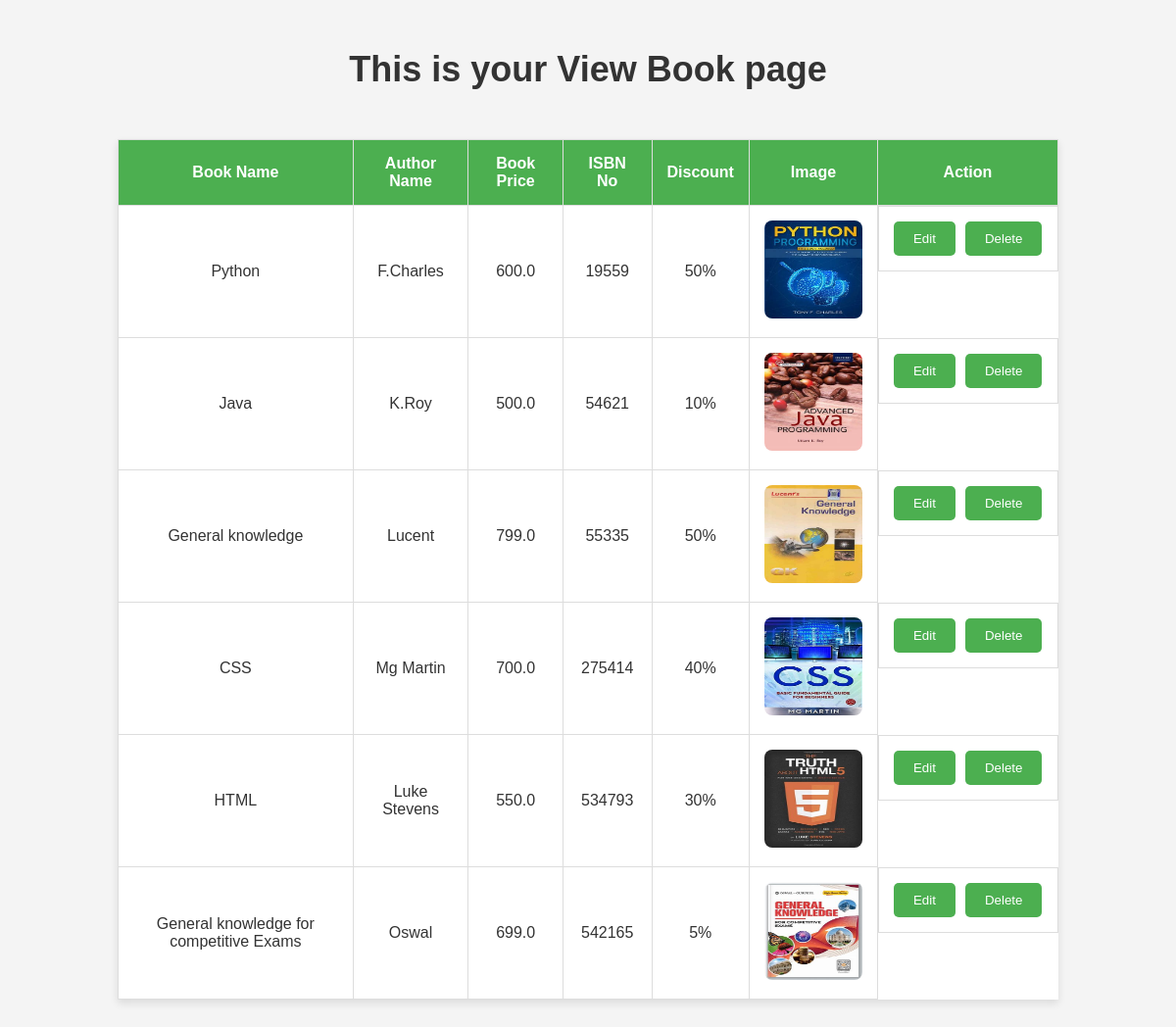
/pub_home/viewbook, run on the app's committed database.
### publisher/models.py (models this page shows, shortened)
class Add_Book(models.Model):
    c_name=models.ForeignKey(Catagory,on_delete=models.CASCADE)
    bookname=models.CharField(max_length=50)
    authorname=models.CharField(max_length=50)
    isbn=models.IntegerField(primary_key=True)
    price=models.FloatField()
    discount=models.IntegerField()
    bookdoc=models.ImageField(upload_to='Book_Image/')
    review = models.TextField(null=True, blank=True)

### publisher/views.py (the view, shortened to what this page needs)
# urls.py: path('viewbook',pviews.viewbook,name='viewbook'),
def viewbook(request):
    ob=Add_Book.objects.all()
    return render(request,'viewbook.html',{'bookdata':ob})

### publisher/templates/viewbook.html (shortened to what this page needs)
<!DOCTYPE html>
<html lang="en">
<head>
</head>
<body>
    <h1>This is your View Book page</h1>
    <table>
        <tr>
            <th>Book Name</th>
            <th>Author Name</th>
            <th>Book Price</th>
            <th>ISBN No</th>
            <th>Discount</th>
            <th>Image</th>
            <th>Action</th>
        </tr>
        {% for data in bookdata %}
            <form method="post">
                <tr>
                    <td>{{ data.bookname }}</td>
                    <td>{{ data.authorname }}</td>
                    <td>{{ data.price }}</td>
                    <td>{{ data.isbn }}</td>
                    <td>{{ data.discount }}%</td>
                    <td><img src="{{ data.bookdoc.url }}" height="100px" width="100px" alt="Book Image"></td>
                    <td class="book-actions">
                        <input type="submit" value="Edit" name="btn" class="edit-btn">
                        <input type="submit" value="Delete" name="btn">
                    </td>
                </tr>
            </form>
        {% endfor %}
    </table>
</body>
</html>

### publisher/templates/viewbook.html (style rules this page uses)
body { font-family: Arial, sans-serif; background-color: #f4f4f4; margin: 0; padding: 0; }
h1 { text-align: center; margin-top: 50px; font-size: 36px; color: #333; }
table { width: 80%; margin: 50px auto; border-collapse: collapse; background-color: #fff; box-shadow: 0 4px 8px rgba(0, 0, 0, 0.1); }
th, td { padding: 15px; text-align: center; border: 1px solid #ddd; }
th { background-color: #4CAF50; color: white; }
td { font-size: 16px; color: #333; }
td img { border-radius: 8px; transition: transform 0.3s; }
.edit-btn { background-color: #4CAF50; transition: background-color 0.3s; }
form { margin: 0; padding: 0; }
.book-actions { display: flex; gap: 10px; justify-content: center; }
.book-actions input[type="submit"] { padding: 10px 20px; background-color: #4CAF50; border: none; color: white; cursor: pointer; border-radius: 5px; }

### data on the page
Add_Book: bookname "Python", authorname "F.Charles", price "600.0", isbn "19559", discount "50", bookdoc (picture)
Add_Book: bookname "Java", authorname "K.Roy", price "500.0", isbn "54621", discount "10", bookdoc (picture)
Add_Book: bookname "General knowledge", authorname "Lucent", price "799.0", isbn "55335", discount "50", bookdoc (picture)
Add_Book: bookname "CSS", authorname "Mg Martin", price "700.0", isbn "275414", discount "40", bookdoc (picture)
Add_Book: bookname "HTML", authorname "Luke Stevens", price "550.0", isbn "534793", discount "30", bookdoc (picture)
Add_Book: bookname "General knowledge for competitive Exams", authorname "Oswal", price "699.0", isbn "542165", discount "5", bookdoc (picture)
